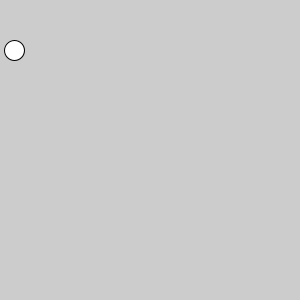
Frame 1 (no input)
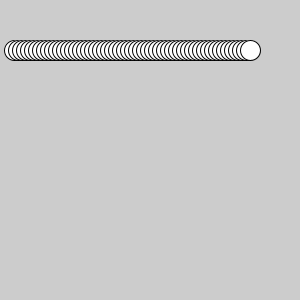
Frame 60 (the mouse pressed at the canvas centre just before this capture)
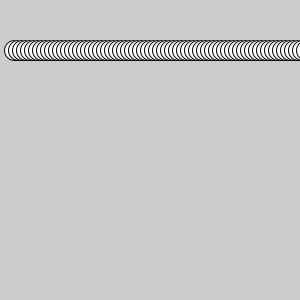
Frame 120 (the mouse held since frame 60 and released just before this capture)

The Processing sketch that drew these frames (run headless with seeded random() and noise(); from frame 60 on, the mouse is pressed at the canvas centre):

// Processing sketch: code6
// ── code6.pde
int myNumber = 10; // variable

void setup(){
   size(300,300);  // Die Größe des Fensters
}

void draw(){ // Schtleife
   clear();
   myNumber += 4;
   ellipse(myNumber, 50, 20,20);  
}
